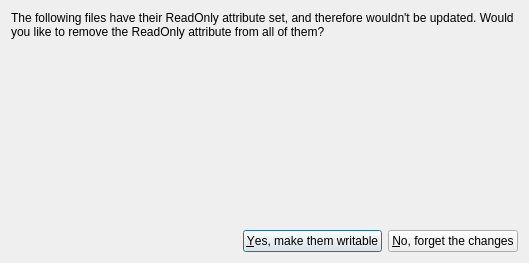
<?xml version="1.0" encoding="UTF-8"?>
<ui version="4.0">
 <class>DlgReadOnlyFiles</class>
 <widget class="QDialog" name="DlgReadOnlyFiles">
  <property name="geometry">
   <rect>
    <x>0</x>
    <y>0</y>
    <width>529</width>
    <height>263</height>
   </rect>
  </property>
  <property name="sizePolicy">
   <sizepolicy hsizetype="Preferred" vsizetype="MinimumExpanding">
    <horstretch>0</horstretch>
    <verstretch>0</verstretch>
   </sizepolicy>
  </property>
  <property name="windowTitle">
   <string>SkauTan: Read-only files</string>
  </property>
  <layout class="QVBoxLayout" name="verticalLayout">
   <item>
    <widget class="QLabel" name="lblCaption">
     <property name="text">
      <string>The following files have their ReadOnly attribute set, and therefore wouldn't be updated. Would you like to remove the ReadOnly attribute from all of them?</string>
     </property>
     <property name="wordWrap">
      <bool>true</bool>
     </property>
    </widget>
   </item>
   <item>
    <widget class="QLabel" name="lblFileNames">
     <property name="sizePolicy">
      <sizepolicy hsizetype="Preferred" vsizetype="MinimumExpanding">
       <horstretch>0</horstretch>
       <verstretch>0</verstretch>
      </sizepolicy>
     </property>
    </widget>
   </item>
   <item>
    <layout class="QHBoxLayout" name="horizontalLayout">
     <item>
      <spacer name="horizontalSpacer">
       <property name="orientation">
        <enum>Qt::Horizontal</enum>
       </property>
       <property name="sizeHint" stdset="0">
        <size>
         <width>40</width>
         <height>20</height>
        </size>
       </property>
      </spacer>
     </item>
     <item>
      <widget class="QPushButton" name="btnYes">
       <property name="text">
        <string>&amp;Yes, make them writable</string>
       </property>
       <property name="default">
        <bool>true</bool>
       </property>
      </widget>
     </item>
     <item>
      <widget class="QPushButton" name="btnNo">
       <property name="text">
        <string>&amp;No, forget the changes</string>
       </property>
      </widget>
     </item>
    </layout>
   </item>
  </layout>
 </widget>
 <resources/>
 <connections/>
</ui>
